Frame 1 (no input): blank canvas, image omitted
Frame 60 (the mouse pressed at the canvas centre just before this capture): blank canvas, image omitted
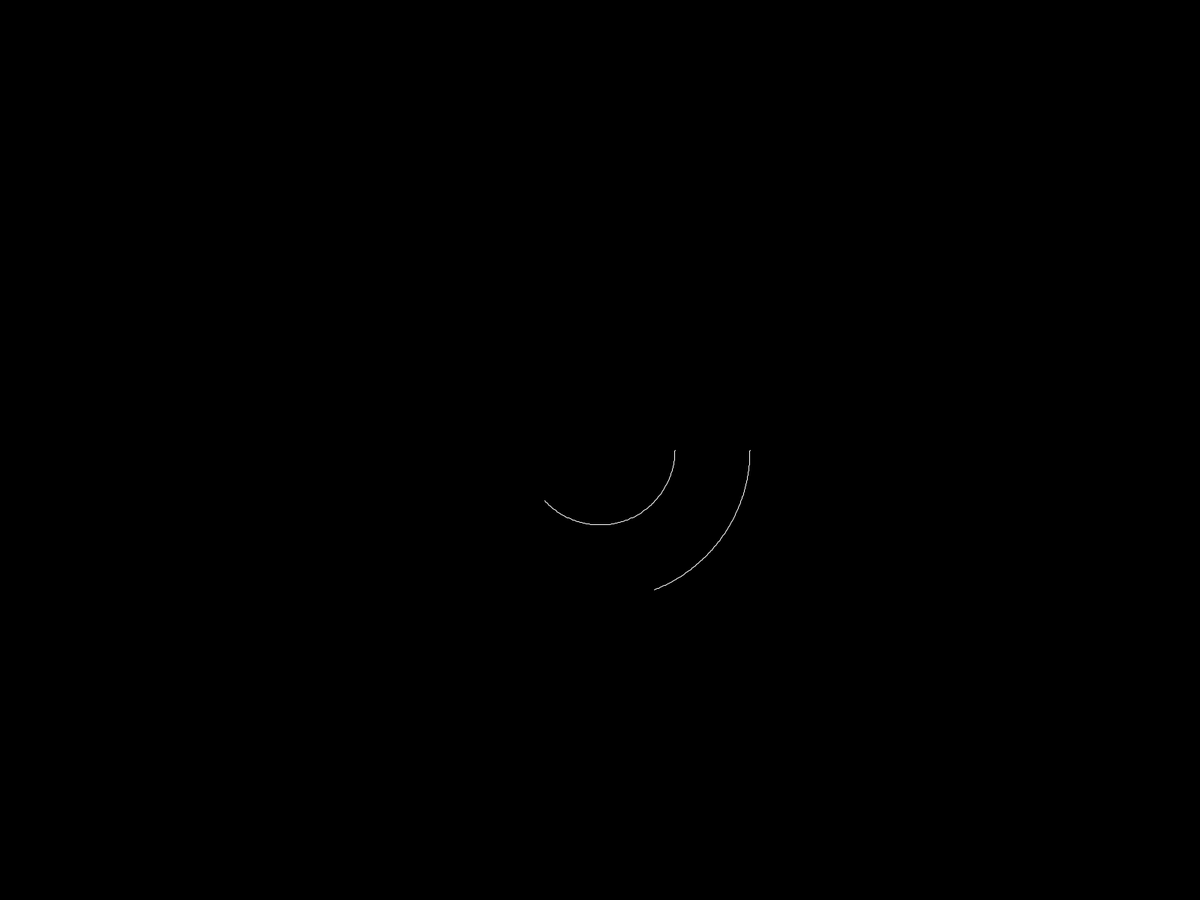
Frame 120 (the mouse held since frame 60 and released just before this capture)

The Processing sketch whose frames 1 and 60 were blank and that drew this single picture after the mouse press (run headless with seeded random() and noise(); from frame 60 on, the mouse is pressed at the canvas centre):

// Processing sketch: trace_arcs_at_same_speed
// ── trace_arcs_at_same_speed.pde
Arc[] arcs = new Arc[2];
float speed = 2;

void setup() {
  fullScreen();
  background(0);
  stroke(255);
  
  arcs[0] = new Arc(0, PI, 100);
  arcs[1] = new Arc(0, PI, 200);
}

class Arc {  
  //public float start_angle;
  float _end_angle;
  float _radius;
  float _current_angle;
  float x;
  float y;
  
  Arc(float start_angle, float end_angle, float radius) {
    _current_angle = start_angle;
    _end_angle = end_angle;
    _radius = radius;
    
    x = radius * cos(_current_angle);
    y = radius * sin(_current_angle);
  }
  
  public void trace(float distance) {    
    float angle_delta = distance/_radius;
    float new_angle = _current_angle + angle_delta;
    
    if (new_angle <= _end_angle) {
      float new_x = _radius * cos(new_angle);
      float new_y = _radius * sin(new_angle);
      
      line(x, y, new_x, new_y);
      
      x = new_x;
      y = new_y;
      
      _current_angle = new_angle;      
    }  
  }
}

void draw() {
  
  translate(width/2, height/2);
  
  for (int i = 0; i < arcs.length; i++) {
    arcs[i].trace(speed);
  }  
}

/// notes:
/// arc distance = radians * radius
/// therefore:
/// arc_distance/radius = radians
